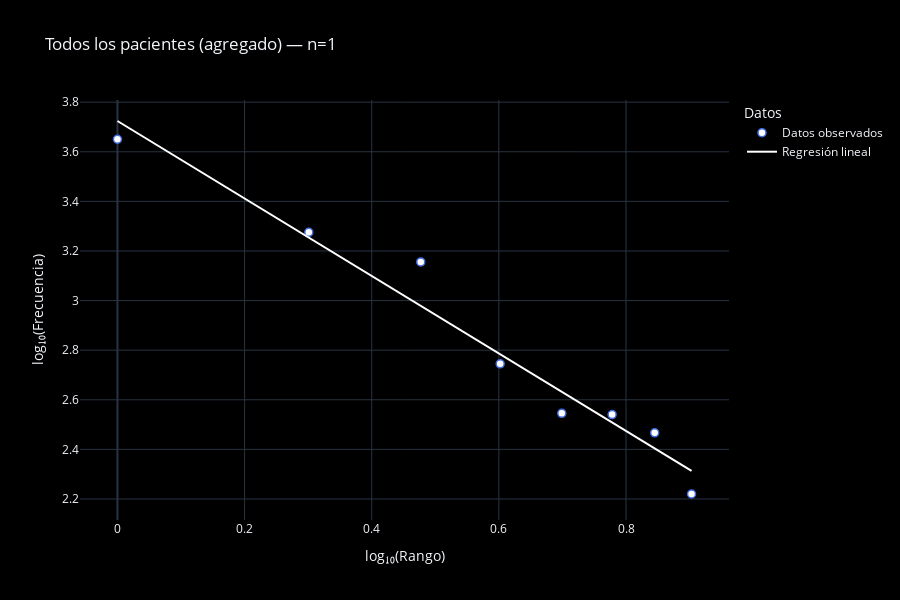
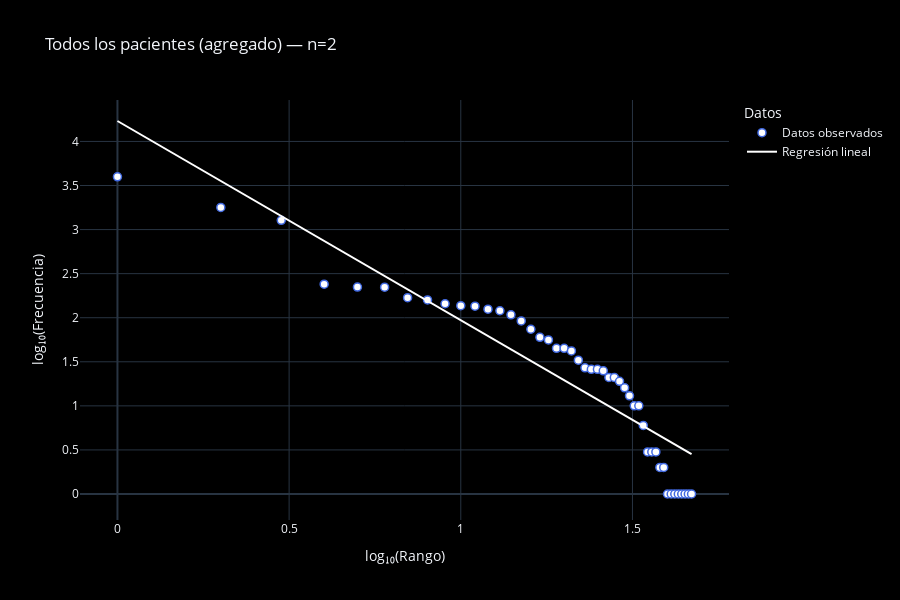
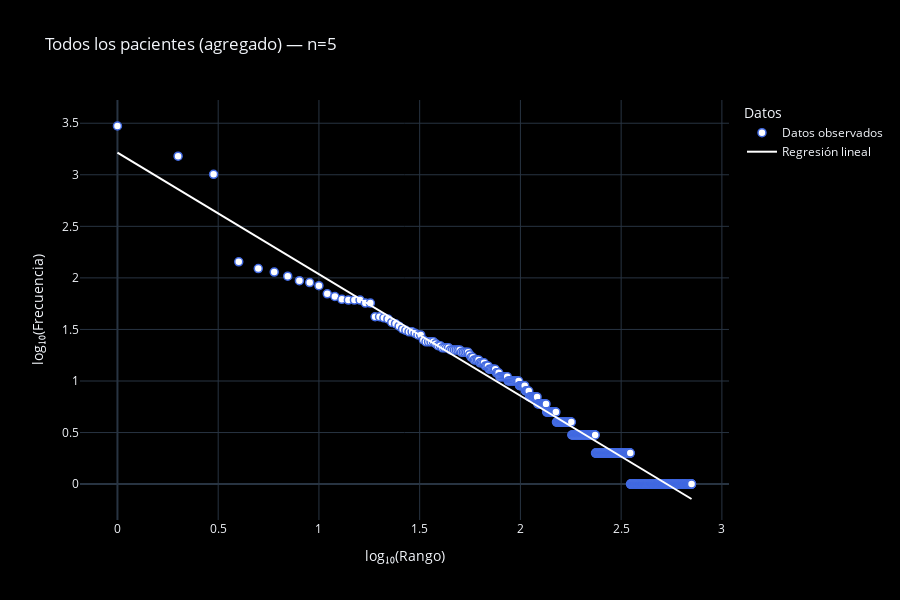
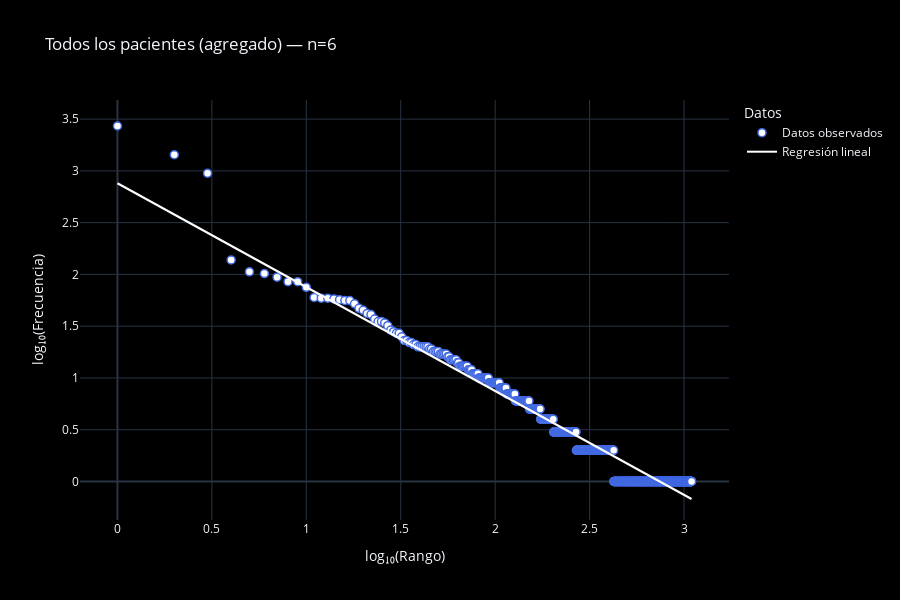

Source (notebook cell) for these figures, in order:
### Code cell
# Ejemplo: análisis agregado de todos los pacientes disponibles
resultados_agregados = analizar_todos_pacientes(lista_n=(1, 2, 5, 6, 10, 15, 20, 25, 35, 50, 100))

### Figure 1 — Plotly figure (JSON) as saved in the notebook; plotly's stock layout.template omitted (floating-point values rounded to 4 significant figures)
{"data": [{"marker": {"color": "white", "line": {"color": "royalblue", "width": 1.5}, "size": 8}, "mode": "markers", "name": "Datos observados", "type": "scatter", "x": [0.0, 0.301, 0.4771, 0.6021, 0.699, 0.7782, 0.8451, 0.9031], "y": [3.65, 3.275, 3.156, 2.745, 2.545, 2.54, 2.467, 2.22]}, {"line": {"color": "white", "width": 2}, "mode": "lines", "name": "Regresión lineal", "type": "scatter", "x": [0.0, 0.301, 0.4771, 0.6021, 0.699, 0.7782, 0.8451, 0.9031], "y": [3.724, 3.254, 2.979, 2.784, 2.632, 2.509, 2.404, 2.314]}], "layout": {"height": 600, "legend": {"title": {"text": "Datos"}}, "paper_bgcolor": "black", "plot_bgcolor": "black", "title": {"text": "Todos los pacientes (agregado) — n=1"}, "xaxis": {"title": {"text": "log₁₀(Rango)"}}, "yaxis": {"title": {"text": "log₁₀(Frecuencia)"}}}}

### Figure 2 — Plotly figure (JSON) as saved in the notebook; plotly's stock layout.template omitted (floating-point values rounded to 4 significant figures)
{"data": [{"marker": {"color": "white", "line": {"color": "royalblue", "width": 1.5}, "size": 8}, "mode": "markers", "name": "Datos observados", "type": "scatter", "x": [0.0, 0.301, 0.4771, 0.6021, 0.699, 0.7782, 0.8451, 0.9031, 0.9542, 1.0, 1.041, 1.079, 1.114, 1.146, 1.176, 1.204, 1.23, 1.255, 1.279, 1.301, 1.322, 1.342, 1.362, 1.38, 1.398, 1.415, 1.431, 1.447, 1.462, 1.477, 1.491, 1.505, 1.519, 1.531, 1.544, 1.556, 1.568, 1.58, 1.591, 1.602, 1.613, 1.623, 1.633, 1.643, 1.653, 1.663, 1.672], "y": [3.598, 3.251, 3.105, 2.38, 2.348, 2.346, 2.228, 2.201, 2.158, 2.137, 2.13, 2.097, 2.079, 2.033, 1.964, 1.869, 1.778, 1.748, 1.653, 1.653, 1.623, 1.519, 1.431, 1.415, 1.415, 1.398, 1.322, 1.322, 1.279, 1.204, 1.114, 1.0, 1.0, 0.7782, 0.4771, 0.4771, 0.4771, 0.301, 0.301, 0.0, 0.0, 0.0, 0.0, 0.0, 0.0, 0.0, 0.0]}, {"line": {"color": "white", "width": 2}, "mode": "lines", "name": "Regresión lineal", "type": "scatter", "x": [0.0, 0.301, 0.4771, 0.6021, 0.699, 0.7782, 0.8451, 0.9031, 0.9542, 1.0, 1.041, 1.079, 1.114, 1.146, 1.176, 1.204, 1.23, 1.255, 1.279, 1.301, 1.322, 1.342, 1.362, 1.38, 1.398, 1.415, 1.431, 1.447, 1.462, 1.477, 1.491, 1.505, 1.519, 1.531, 1.544, 1.556, 1.568, 1.58, 1.591, 1.602, 1.613, 1.623, 1.633, 1.643, 1.653, 1.663, 1.672], "y": [4.232, 3.551, 3.153, 2.871, 2.652, 2.473, 2.322, 2.191, 2.075, 1.972, 1.878, 1.793, 1.714, 1.641, 1.574, 1.51, 1.451, 1.395, 1.342, 1.291, 1.243, 1.198, 1.154, 1.112, 1.072, 1.034, 0.9967, 0.961, 0.9265, 0.8933, 0.8611, 0.8299, 0.7997, 0.7704, 0.742, 0.7143, 0.6874, 0.6612, 0.6357, 0.6109, 0.5866, 0.563, 0.5399, 0.5173, 0.4953, 0.4737, 0.4526]}], "layout": {"height": 600, "legend": {"title": {"text": "Datos"}}, "paper_bgcolor": "black", "plot_bgcolor": "black", "title": {"text": "Todos los pacientes (agregado) — n=2"}, "xaxis": {"title": {"text": "log₁₀(Rango)"}}, "yaxis": {"title": {"text": "log₁₀(Frecuencia)"}}}}

### Figure 3 — Plotly figure (JSON) as saved in the notebook; plotly's stock layout.template omitted (floating-point values rounded to 4 significant figures; data arrays with more than 128 entries replaced by an {"elided": "..."} marker saying what was removed)
{"data": [{"marker": {"color": "white", "line": {"color": "royalblue", "width": 1.5}, "size": 8}, "mode": "markers", "name": "Datos observados", "type": "scatter", "x": {"elided": "707 float values"}, "y": {"elided": "707 float values"}}, {"line": {"color": "white", "width": 2}, "mode": "lines", "name": "Regresión lineal", "type": "scatter", "x": {"elided": "707 float values"}, "y": {"elided": "707 float values"}}], "layout": {"height": 600, "legend": {"title": {"text": "Datos"}}, "paper_bgcolor": "black", "plot_bgcolor": "black", "title": {"text": "Todos los pacientes (agregado) — n=5"}, "xaxis": {"title": {"text": "log₁₀(Rango)"}}, "yaxis": {"title": {"text": "log₁₀(Frecuencia)"}}}}

### Figure 4 — Plotly figure (JSON) as saved in the notebook; plotly's stock layout.template omitted (floating-point values rounded to 4 significant figures; data arrays with more than 128 entries replaced by an {"elided": "..."} marker saying what was removed)
{"data": [{"marker": {"color": "white", "line": {"color": "royalblue", "width": 1.5}, "size": 8}, "mode": "markers", "name": "Datos observados", "type": "scatter", "x": {"elided": "1096 float values"}, "y": {"elided": "1096 float values"}}, {"line": {"color": "white", "width": 2}, "mode": "lines", "name": "Regresión lineal", "type": "scatter", "x": {"elided": "1096 float values"}, "y": {"elided": "1096 float values"}}], "layout": {"height": 600, "legend": {"title": {"text": "Datos"}}, "paper_bgcolor": "black", "plot_bgcolor": "black", "title": {"text": "Todos los pacientes (agregado) — n=6"}, "xaxis": {"title": {"text": "log₁₀(Rango)"}}, "yaxis": {"title": {"text": "log₁₀(Frecuencia)"}}}}
